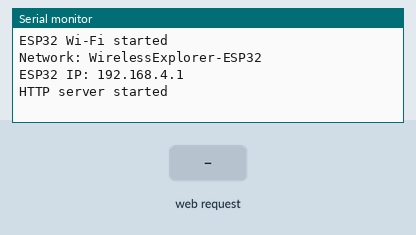
The sketch below on a simulated ESP32. Parts: the last lines printed to the serial monitor. Inputs (shaded band) come from the test bench. Nothing arrives over Bluetooth unless stated.

Above: at 1.2 s.
1.3 s: HTTP request GET /scan received
At 2.2 s:
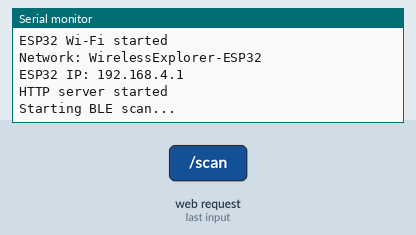
At 7.2 s:
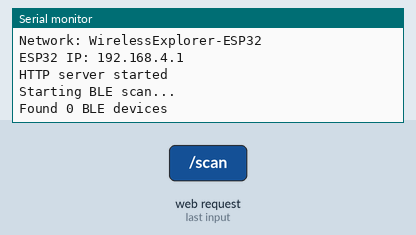

Measured:
- after the input at 1.3 s, the serial monitor: prints a new line at once (image 1)

The sketch:

wireless_explorer_esp32.ino
```cpp
#include <WiFi.h>
#include <WebServer.h>

#include <BLEDevice.h>
#include <BLEScan.h>
#include <BLEAdvertisedDevice.h>

// Wi-Fi network created by the ESP32
const char* ssid = "WirelessExplorer-ESP32";
const char* password = "Explore123";

WebServer server(80);
BLEScan* bleScanner;

// Escape special characters so device names are valid JSON
String escapeJson(String value) {
  value.replace("\\", "\\\\");
  value.replace("\"", "\\\"");
  value.replace("\n", "\\n");
  value.replace("\r", "\\r");
  return value;
}

// Home page: check whether the ESP32 server is running
void handleHome() {
  server.send(
    200,
    "text/plain",
    "Wireless Explorer ESP32 is online!"
  );
}

// Scan for nearby Bluetooth Low Energy devices
void handleScan() {
  Serial.println("Starting BLE scan...");

 BLEScanResults* results = bleScanner->start(5, false);

  String json = "{\"devices\":[";

 int count = results->getCount();

  for (int i = 0; i < count; i++) {
   BLEAdvertisedDevice device = results->getDevice(i);

    if (i > 0) {
      json += ",";
    }

    String name = "Unnamed BLE device";

    if (device.haveName()) {
      name = String(device.getName().c_str());
    }

    String address = String(
      device.getAddress().toString().c_str()
    );

    int rssi = device.getRSSI();

    json += "{";
    json += "\"name\":\"" + escapeJson(name) + "\",";
    json += "\"address\":\"" + address + "\",";
    json += "\"rssi\":" + String(rssi);
    json += "}";
  }

  json += "]}";

  bleScanner->clearResults();

  server.send(200, "application/json", json);

  Serial.printf("Found %d BLE devices\n", count);
}

void setup() {
  Serial.begin(115200);

  // Start Wi-Fi access point
  WiFi.mode(WIFI_AP);

  WiFi.softAP(ssid, password);

  Serial.println();
  Serial.println("ESP32 Wi-Fi started");
  Serial.print("Network: ");
  Serial.println(ssid);
  Serial.print("ESP32 IP: ");
  Serial.println(WiFi.softAPIP());

  // Initialize Bluetooth scanner
  BLEDevice::init("");

  bleScanner = BLEDevice::getScan();
  bleScanner->setActiveScan(true);
  bleScanner->setInterval(100);
  bleScanner->setWindow(99);

  // Create HTTP endpoints
  server.on("/", HTTP_GET, handleHome);
  server.on("/scan", HTTP_GET, handleScan);

  server.begin();

  Serial.println("HTTP server started");
}

void loop() {
  server.handleClient();
}
```
